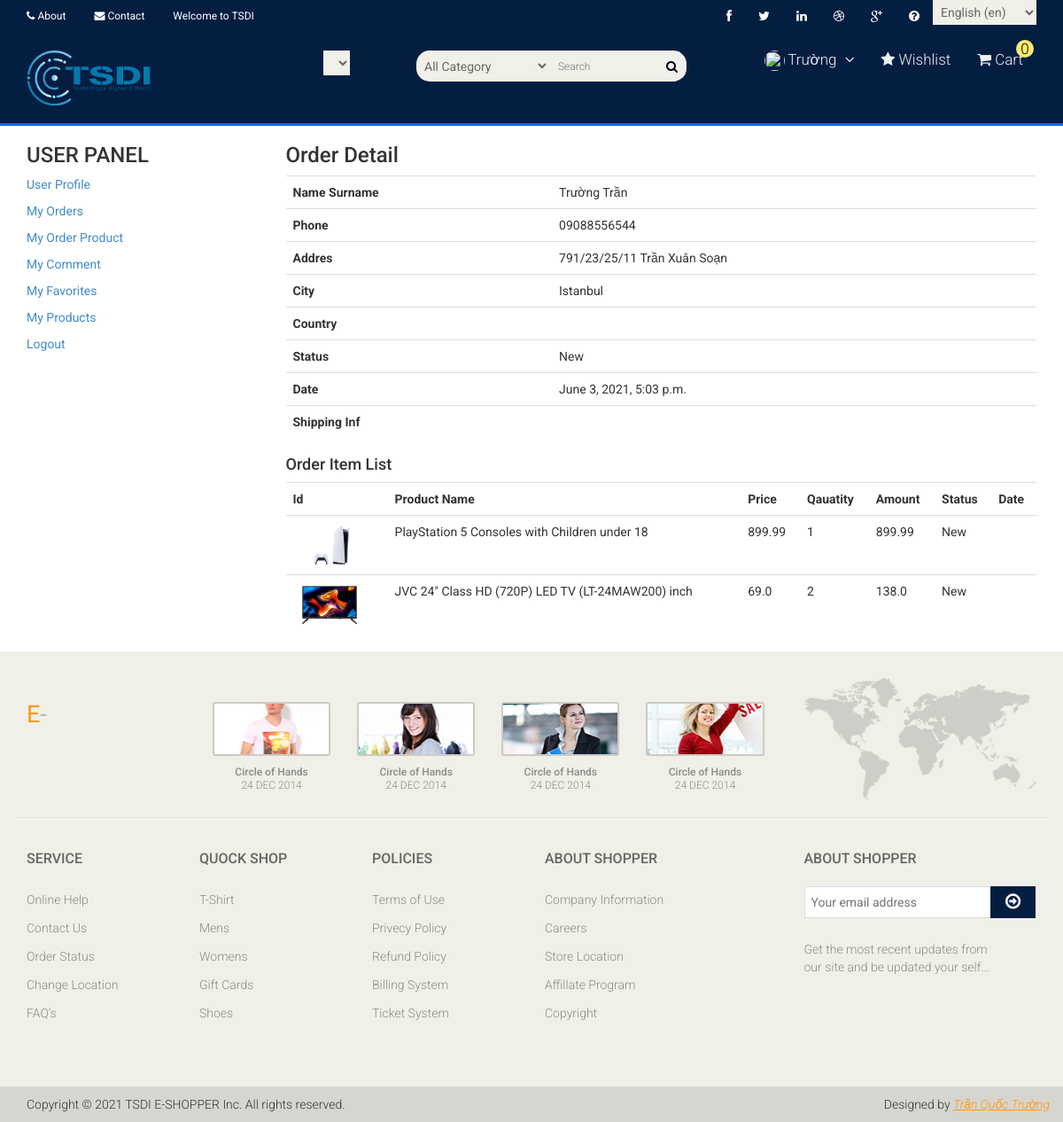
The app's page /user/orderdetail/5 (signed in) with its own data.
### order/models.py (models this page shows, shortened)
class Order(models.Model):
    STATUS = (
        ('New', 'New'),
        ('Accepted', 'Accepted'),
        ('Preaparing', 'Preaparing'),
        ('OnShipping', 'OnShipping'),
        ('Completed', 'Completed'),
        ('Canceled', 'Canceled'),
    )
    user = models.ForeignKey(User, on_delete=models.SET_NULL, null=True)
    code = models.CharField(max_length=5, editable=False )
    first_name = models.CharField(max_length=10)
    last_name = models.CharField(max_length=10)
    phone = models.CharField(blank=True, max_length=20)
    address = models.CharField(blank=True, max_length=150)
    city = models.CharField(blank=True, max_length=20)
    country = models.CharField(blank=True, max_length=20)
    total = models.FloatField()
    status=models.CharField(max_length=10,choices=STATUS,default='New')
    ip = models.CharField(blank=True, max_length=20)
    adminnote = models.CharField(blank=True, max_length=100)
    created_at=models.DateTimeField(auto_now_add=True)
    updated_at=models.DateTimeField(auto_now=True)

class OrderProduct(models.Model):
    STATUS = (
        ('New', 'New'),
        ('Accepted', 'Accepted'),
        ('Canceled', 'Canceled'),
    )
    order = models.ForeignKey(Order, on_delete=models.CASCADE)
    user = models.ForeignKey(User, on_delete=models.CASCADE)
    product = models.ForeignKey(Product, on_delete=models.CASCADE)
    variant = models.ForeignKey(Variants, on_delete=models.SET_NULL, blank=True, null=True)  # relation with varinat
    quantity = models.IntegerField()
    price = models.FloatField()
    amount = models.FloatField()
    status = models.CharField(max_length=10, choices=STATUS, default='New')
    created_at = models.DateTimeField(auto_now_add=True)
    updated_at = models.DateTimeField(auto_now=True)

### product/models.py (models this page shows, shortened)
class Product(models.Model):
    STATUS = (
        ('True', 'On'),
        ('False', 'Off')
    )
    VARIANTS = (
        ('None', 'None'),
        ('Size', 'Size'),
        ('Color', 'Color'),
        ('Size-Color', 'Size-Color'),
    )
    category = models.ForeignKey(Category, on_delete=models.CASCADE)
    title = models.CharField(max_length=255)
    slug = models.SlugField(null=False, unique=True)
    keyword = models.CharField(max_length=255)
    description = models.CharField(max_length=255)
    detail = RichTextUploadingField(blank=True)
    image = models.ImageField(blank=True, upload_to="category")
    price = models.FloatField()
    amount = models.IntegerField()
    minamount = models.IntegerField()
    variant = models.CharField(max_length=10, choices=VARIANTS, default='None')
    status = models.CharField(max_length=10, choices=STATUS)
    created_at = models.DateTimeField(auto_now_add=True)
    updated_at = models.DateTimeField(auto_now_add=True)
    def image_tag(self):
        return mark_safe('<img src="{}" height="50"/>'.format(self.image.url))
    image_tag.short_decription = 'Image'

### user/views.py (the view)
# urls.py: path('orderdetail/<int:id>', user_orderdetail, name='user_orderdetail'),
@login_required(login_url='/user/login') # Check login
def user_orderdetail(request,id):
    categories = Category.objects.all()
    current_user = request.user
    order = Order.objects.get(user_id=current_user.id, id=id)
    orderitems = OrderProduct.objects.filter(order_id=id)
    context = {
        'categories': categories,
        'order': order,
        'orderitems': orderitems,
    }
    return render(request, 'user_order_detail.html', context)

### home/templatetags/poll_extras.py (called while the page is built)
@register.simple_tag
def categorylist():
    return Category.objects.all()

@register.simple_tag
def shopcartcount(userid):
    count = ShopCart.objects.filter(user_id=userid).count()
    return count

### user/templates/user_order_detail.html (shortened to what this page needs)
{% extends 'base.html' %}
{% load static %}
{% block content %}
    <div class="container">
        <div class="row">
            <div class="col-sm-3">
                {% include 'user_panel.html' %}
            </div>
            <div class="col-md-9">
                    <div class="order-summary clearfix">
                        <div class="section-title">
                            <h3 class="title">Order Detail</h3>
                        </div>
                        <table class="shopping-cart-table table">
                            <tr>
                                <th class="text-left">Name Surname</th>
                                <td class="text-left">{{ order.first_name}} {{ order.last_name }} </td>
                            </tr>
                            <tr>
                                <th class="text-left">Phone</th>
                                <td class="text-left">{{ order.phone}}</td>
                            </tr>
                            <tr>
                                <th class="text-left">Addres</th>
                                <td class="text-left">{{ order.address}}</td>
                            </tr>
                            <tr>
                                <th class="text-left">City</th>
                                <td class="text-left">{{ order.city}}</td>
                            </tr>
                            <tr>
                                <th class="text-left">Country</th>
                                <td class="text-left">{{ order.country}}</td>
                            </tr>
                            <tr>
                                <th class="text-left">Status</th>
                                <td class="text-left">{{ order.status}}</td>
                            </tr>
                            <tr>
                                <th class="text-left">Date</th>
                                <td class="text-left">{{ order.created_at}}</td>
                            </tr>
                            <th class="text-left">Shipping Inf</th>
                            <td class="text-left">{{ order.adminnote}}</td>
                        </table>
                        <div class="section-title">
                            <h4 class="title">Order Item List</h4>
                        </div>
                        <table class="shopping-cart-table table">
                            <tr>
                                <th class="text-left">Id </th>
                                <th class="text-left">Product Name </th>
                                <th class="text-left">Price </th>
                                <th class="text-left">Qauatity </th>
                                <th class="text-left">Amount </th>
                                <th class="text-left">Status </th>
                                <th class="text-left">Date </th>
                            </tr>
                            {% for rs in orderitems %}
                                <tr>
                                    <td class="text-left">
                                        <a href="/product/{{ rs.product_id }}/{{ rs.product.slug }}">
                                            {% if rs.variant.image_id > 0 %}
                                                <img src="{{rs.variant.image }}" alt="" style="height: 50px">
                                            {% else %}
                                                <img src="{{rs.product.image.url}}" alt="" style="height: 50px">
                                            {% endif %}
                                        </a>
                                    </td>
                                    <td class="text-left">{{ rs.product.title}} {{ rs.variant.size }}   {{ rs.variant.color }}</td>
                                    <td class="text-left">{{ rs.price}} </td>
                                    <td class="text-left">{{ rs.quantity}} </td>
                                    <td class="text-left">{{ rs.amount}} </td>
                                    <td class="text-left">{{ rs.status}} </td>
                                    <td class="text-left">{{ rs.create_at}} </td>
                                </tr>
                            {% endfor %}
                        </table>
                    </div>
                </div>
        </div>
    </div>
{% endblock %}

### home/templates/header.html (shortened to what this page needs)
{% load static %}
{% load i18n %}
<header id="header" class="sticky-top">
    <div class="header_top">
        <div class="container">
            <div class="row">
                <div class="col-sm-6">
                    <div class="contactinfo">
                        <ul class="nav nav-pills">
                            <li><a href="{% url 'about' %}"><i class="fa fa-phone"></i> {% trans "About" %}</a></li>
                            <li><a href="{% url 'contact' %}"><i class="fa fa-envelope"></i> {% trans "Contact" %} </a></li>
                            <li><a href="#">{% trans "Welcome to TSDI" %}</a></li>
                        </ul>
                    </div>
                </div>
                <div class="col-sm-6">
                    <div class="social-icons pull-right">
                        <ul class="nav navbar-nav">
                            <li><a href="#"><i class="fa fa-facebook"></i></a></li>
                            <li><a href="#"><i class="fa fa-twitter"></i></a></li>
                            <li><a href="#"><i class="fa fa-linkedin"></i></a></li>
                            <li><a href="#"><i class="fa fa-dribbble"></i></a></li>
                            <li><a href="#"><i class="fa fa-google-plus"></i></a></li>
                            <li><a href="{% url 'faq' %}"><i class="fa fa-question-circle" aria-hidden="true"></i></a></li>
                            <li>
                                <form action="{% url 'selectlanguage' %}" method="post">{% csrf_token %}
                                    <select name="language" onchange="submit()" >
                                        {% get_current_language as LANGUAGE_CODE %}
                                        {% get_available_languages as LANGUAGES %}
                                        {% get_language_info_list for LANGUAGES as languages %}
                                        {% for language in languages %}
                                            <option value="{{ language.code }}"{% if language.code == LANGUAGE_CODE %} selected{% endif %}>
                                                {{ language.name_local }} ({{ language.code }})
                                            </option>
                                        {% endfor %}
                                    </select>
                                </form>
                            </li>
                        </ul>
                    </div>
                </div>
            </div>
        </div>
    </div>
    <div class="header-middle">
        <div class="container">
            <div class="row">
                <div class="col-sm-4">
                    <div class="logo pull-left">
                        <a href="{% url 'home' %}"><img src="{% static 'images/home/logo.png' %}" alt="" width="140"/></a>
                    </div>
                    <div class="btn-group pull-right">
                        <div class="btn-group">
                            <form id="currency_switcher" method="POST" action="{% url 'selectcurrency' %}">
                            <select name="currency" onchange="submit()" >
                            </select>
                        </form>
                        </div>
                    </div>
                </div>
                <div class="col-sm-4">
                        <div class="search_box pull-right">
                            <form action="/search/" method="post">
                                <input type="text" name="query" placeholder="Search" class="input search-input"/>
                                <select name="catid" class="input search-categories">
                                    <option value="0" selected>All Category </option>
                                    {% load poll_extras %}
                                </select>
                                <button class="search-btn"><i class="fa fa-search"></i></button>
                            </form>
                        </div>
                </div>
                    <div class="pull-right mainmenu ">
                        <ul class="nav navbar-nav">
                            {% if user.id is not None %}
                            <li class="dropdown">
                                <a href="#">
                                    <img src="{{request.session.userimage}}" alt="" style="height:23px; width:23px; border-radius:12px">
                                    {{user.first_name}} <i class="fa fa-angle-down"></i>
                                </a>
                            </li>
                            {% else %}
                            <li><a href="{% url 'signup' %}"><i class="fa fa-user"></i> {% trans "Sign up" %}</a></li>
                            <li><a href="{% url 'login' %}"><i class="fa fa-lock"></i> {% trans "Login" %}</a></li>
                            {% endif %}
                            <li><a href="#"><i class="fa fa-star"></i> {% trans "Wishlist" %}</a></li>
                            <li>
                                <a href="{% url 'shopcart' %}">
                                    <i class="fa fa-shopping-cart"></i> {% trans "Cart" %}
                                    {% load poll_extras %}
                                    {% shopcartcount user.id as count %}
                                    <span class="qty"> {{count}}</span>
                                </a>
                            </li>
                        </ul>
                    </div>
                </div>
            </div>
        </div>
    <div class="header-bottom">
    </div>
</header>

### static/css/main.css (style rules this page uses)
.qty { height: 20px; line-height: 20px; position: absolute; right: -12px; top: -12px; width: 20px; background: #fced70; border-radius: 16px; white-space: nowrap; color: #000; text-align: center; }
select.input.search-categories { float: left; position: absolute; height: 35px; right: 170px; width: 150px; border-top-left-radius:15px; border-bottom-left-radius:15px; }
.sticky-top { position: -webkit-sticky; position: sticky; top: 0; z-index: 1020; }
button.search-btn { position: absolute; border: navajowhite; right: 19px; top: 7px; }
body { font-family: 'Roboto', sans-serif; background:; position: relative; font-weight:400px; }
ul li { list-style: none; }
a { -webkit-transition: 300ms; -moz-transition: 300ms; -o-transition: 300ms; transition: 300ms; }
h1, h2, h3, h4, h5, h6 { font-family: 'Roboto', sans-serif; }
.header_top { background: none repeat scroll 0 0 #041e42; }
.contactinfo ul li:first-child { margin-left: -15px; }
.contactinfo ul li a { font-size: 12px; color: white; font-family: 'Roboto', sans-serif; }
.social-icons ul li a { border: 0 none; border-radius: 0; color: white; padding:0px; }
.social-icons ul li { display:inline-block; }
.social-icons ul li a i { padding: 11px 15px; transition: all 0.9s ease 0s; -moz-transition: all 0.9s ease 0s; -webkit-transition: all 0.9s ease 0s; -o-transition: all 0.9s ease 0s; }
.header-middle { background:#041e42; }
.header-middle .container .row { margin-left: 0; margin-right: 0; padding-bottom: 20px; padding-top: 20px; }
.header-middle .container .row .col-sm-4 { padding-left: 0; }
.header-bottom { padding-bottom: 0px; padding-top: 3px; background:#0071DC; }
.mainmenu ul li { padding-right: 15px; padding-left: 15px; }
.mainmenu ul li:first-child { padding-left: 0px; }
.mainmenu ul li a { color: #ecf0f1; font-family: 'Roboto', sans-serif; font-size: 17px; font-weight: 300; padding: 0; padding-bottom: 10px; }
.search_box input { background: #F0F0E9; border: medium none; color: #B2B2B2; font-family: 'roboto'; font-size: 12px; font-weight: 300; height: 35px; outline: medium none; padding-left: 10px; width: 155px; background-image: url(../images/home/searchicon.png); background-repeat: no-repeat; background-position: 130px; border-top-right-radius:15px; border-bottom-right-radius:15px; }
.fa-angle-down { padding-left: 5px; }
.user_info input, select, textarea { background: #F0F0E9; border:0; color: #696763; padding: 5px; width: 100%; border-radius: 0; resize: none }

### records on screen
Order: first_name "Trường", last_name "Trần", phone "09088556544", address "791/23/25/11 Trần Xuân Soạn", city "Istanbul", status "New", created_at "June 3, 2021, 5:03 p.m."
OrderProduct: product.image (picture), product "PlayStation 5 Consoles with Children under 18", price "899.99", quantity "1", amount "899.99", status "New"
OrderProduct: product.image (picture), product "JVC 24\" Class HD (720P) LED TV (LT-24MAW200) inch", price "69.0", quantity "2", amount "138.0", status "New"

### other values on screen
{{ user.first_name }} "Trường"
{{ count }} "0"
form field language "English (en)"
